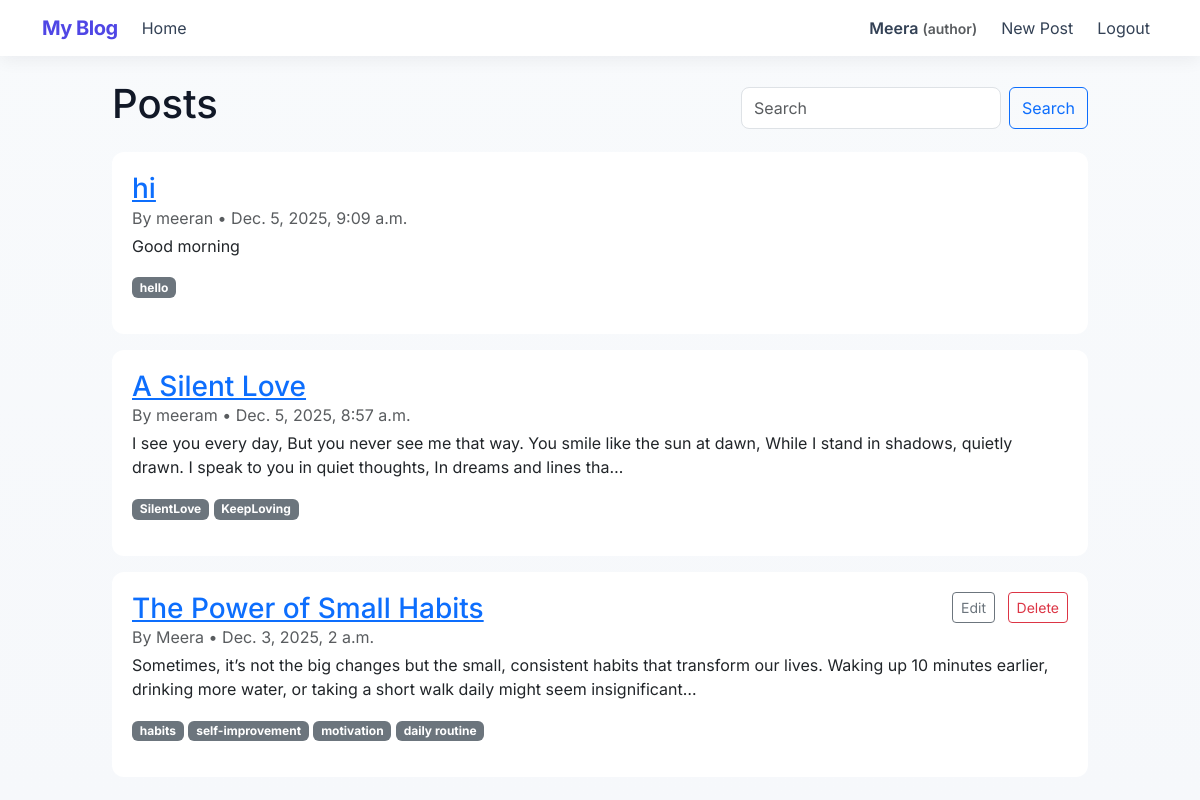
The app's page / (signed in) with its own data.
### blog/models.py (models this page shows, shortened)
class Profile(models.Model):
    ROLE_CHOICES = (
        ('author', 'Author'),
        ('reader', 'Reader'),
        ('admin', 'Admin'),
    )
    user = models.OneToOneField(User, on_delete=models.CASCADE)
    role = models.CharField(max_length=10, choices=ROLE_CHOICES, default='reader')

class Post(models.Model):
    STATUS_CHOICES = (
        ('draft','Draft'),
        ('pending','Pending Approval'),
        ('approved','Approved'),
        ('rejected','Rejected'),
    )
    title = models.CharField(max_length=200)
    slug = models.SlugField(max_length=220, unique=True, blank=True)
    body = models.TextField()
    author = models.ForeignKey(User, on_delete=models.CASCADE, related_name='posts')
    tags = models.ManyToManyField(Tag, blank=True, related_name='posts')
    status = models.CharField(max_length=10, choices=STATUS_CHOICES, default='draft')
    featured = models.BooleanField(default=False)
    created_at = models.DateTimeField(auto_now_add=True)
    updated_at = models.DateTimeField(auto_now=True)
    class Meta:
        ordering = ['-created_at']
    def get_absolute_url(self):
        return reverse('post_detail', args=[self.slug])

class Tag(models.Model):
    name = models.CharField(max_length=50, unique=True)

### blog/views.py (the view)
# urls.py: path('', PostListView.as_view(), name='post_list'),
class PostListView(ListView):
	model = Post
	paginate_by = 10
	template_name = 'blog/post_list.html'
	def get_queryset(self):
		qs = Post.objects.filter(status='approved')
		q = self.request.GET.get('q')
		tag = self.request.GET.get('tag')
		if q:
			qs = qs.filter(Q(title__icontains=q) | Q(body__icontains=q) | Q(tags__name__icontains=q)).distinct()
		if tag:
			qs = qs.filter(tags__name=tag)
		return qs

### blog/templates/blog/post_list.html (shortened to what this page needs)
{% extends 'blog/base.html' %}
{% block content %}
  <div class="d-flex justify-content-between align-items-center mb-3">
    <h1>Posts</h1>
    <form class="d-flex" method="get">
      <input class="form-control me-2" name="q" placeholder="Search" value="{{ request.GET.q }}">
      <button class="btn btn-outline-primary">Search</button>
    </form>
  </div>
  {% for post in object_list %}
    <div class="card mb-3">
      <div class="card-body">
        <div class="d-flex justify-content-between align-items-start">
          <div>
            <h3 class="mb-0"><a href="{{ post.get_absolute_url }}">{{ post.title }}</a></h3>
            <p class="text-muted mb-1">By {{ post.author }} • {{ post.created_at }}</p>
          </div>
          <div>
            {% if user.is_authenticated and user == post.author %}
              <a href="{% url 'post_edit' slug=post.slug %}" class="btn btn-sm btn-outline-secondary me-2">Edit</a>
              <a href="{% url 'post_delete' slug=post.slug %}" class="btn btn-sm btn-outline-danger">Delete</a>
            {% endif %}
          </div>
        </div>
        <p>{{ post.body|truncatechars:200 }}</p>
        <p>
          {% for tag in post.tags.all %}
            <a href="?tag={{ tag.name }}" class="badge bg-secondary text-decoration-none">{{ tag.name }}</a>
          {% endfor %}
        </p>
      </div>
    </div>
  {% empty %}
    <p>No posts found.</p>
  {% endfor %}
{% endblock %}

### blog/templates/blog/base.html (shortened to what this page needs)
<!doctype html>
<html lang="en">
  <head>
    <link href="https://cdn.jsdelivr.net/npm/bootstrap@5.3.0/dist/css/bootstrap.min.css" rel="stylesheet">
    {% load static %}
    <link rel="stylesheet" href="{% static 'blog/styles.css' %}">
  </head>
  <body>
    <nav class="navbar navbar-expand-lg navbar-light bg-white navbar-custom mb-4 shadow-sm">
      <div class="container">
        <a class="navbar-brand site-brand" href="{% url 'post_list' %}">My Blog</a>
        <div class="collapse navbar-collapse">
          <ul class="navbar-nav me-auto align-items-center">
            <li class="nav-item"><a class="nav-link" href="{% url 'post_list' %}">Home</a></li>
          </ul>
          <ul class="navbar-nav ms-auto align-items-center">
            {% if user.is_authenticated %}
              <li class="nav-item"><span class="nav-link user-badge">{{ user.username }} <small class="text-muted">({{ user.profile.role }})</small></span></li>
              {% if user.profile.role == 'author' %}
                <li class="nav-item"><a class="nav-link btn btn-sm btn-outline-primary ms-2" href="{% url 'post_create' %}">New Post</a></li>
              {% endif %}
              <li class="nav-item"><a class="nav-link ms-2" href="{% url 'logout' %}">Logout</a></li>
            {% else %}
              <li class="nav-item"><a class="nav-link" href="{% url 'login' %}">Login</a></li>
              <li class="nav-item"><a class="nav-link btn btn-sm btn-primary text-white ms-2" href="{% url 'signup' %}">Sign Up</a></li>
            {% endif %}
          </ul>
        </div>
      </div>
    </nav>
    <div class="container main-container">
      {% block content %}{% endblock %}
    </div>
  </body>
</html>

### blog/static/blog/styles.css (style rules this page uses)
:root { --bg:#f6f8fb; --card:#ffffff; --muted:#6c757d; --accent:#4f46e5; --accent-2:#06b6d4; }
html,body { height:100%; font-family: 'Inter', system-ui, -apple-system, 'Segoe UI', Roboto, 'Helvetica Neue', Arial; background: linear-gradient(180deg, #f8fafc 0%, var(--bg) 100%); color: #111827; }
.main-container { max-width:1000px; margin-top: 1.25rem; margin-bottom: 2.5rem; }
.site-brand { font-weight:700; color:var(--accent); letter-spacing: -0.5px; }
.navbar-custom .nav-link { color:#334155; }
.user-badge { font-weight:600; }
.card { border: none; border-radius: 12px; }
.card .card-body { padding:1.25rem; }
.shadow-sm { box-shadow: 0 4px 18px rgba(16,24,40,0.06) !important; }
.form-control, .form-select { border-radius:8px; padding:.5rem .75rem; }

### records on screen
Post: title "hi", author "meeran", created_at "Dec. 5, 2025, 9:09 a.m.", body "Good morning"
Tag: name "hello"
Post: title "A Silent Love", author "meeram", created_at "Dec. 5, 2025, 8:57 a.m.", body "I see you every day, But you never see me that way. You smile like the sun at dawn, While I stand in shadows, quietly drawn. I speak to you in quiet thoughts, In dreams and lines tha…"
Tag: name "SilentLove"
Tag: name "KeepLoving"
Post: title "The Power of Small Habits", author "Meera", created_at "Dec. 3, 2025, 2 a.m.", shows "Edit", body "Sometimes, it’s not the big changes but the small, consistent habits that transform our lives. Waking up 10 minutes earlier, drinking more water, or taking a short walk daily might seem insignificant…"
Tag: name "habits"
Tag: name "self-improvement"
Tag: name "motivation"
Tag: name "daily routine"

### other values on screen
{{ user.username }} "Meera"
{{ user.profile.role }} "author"
